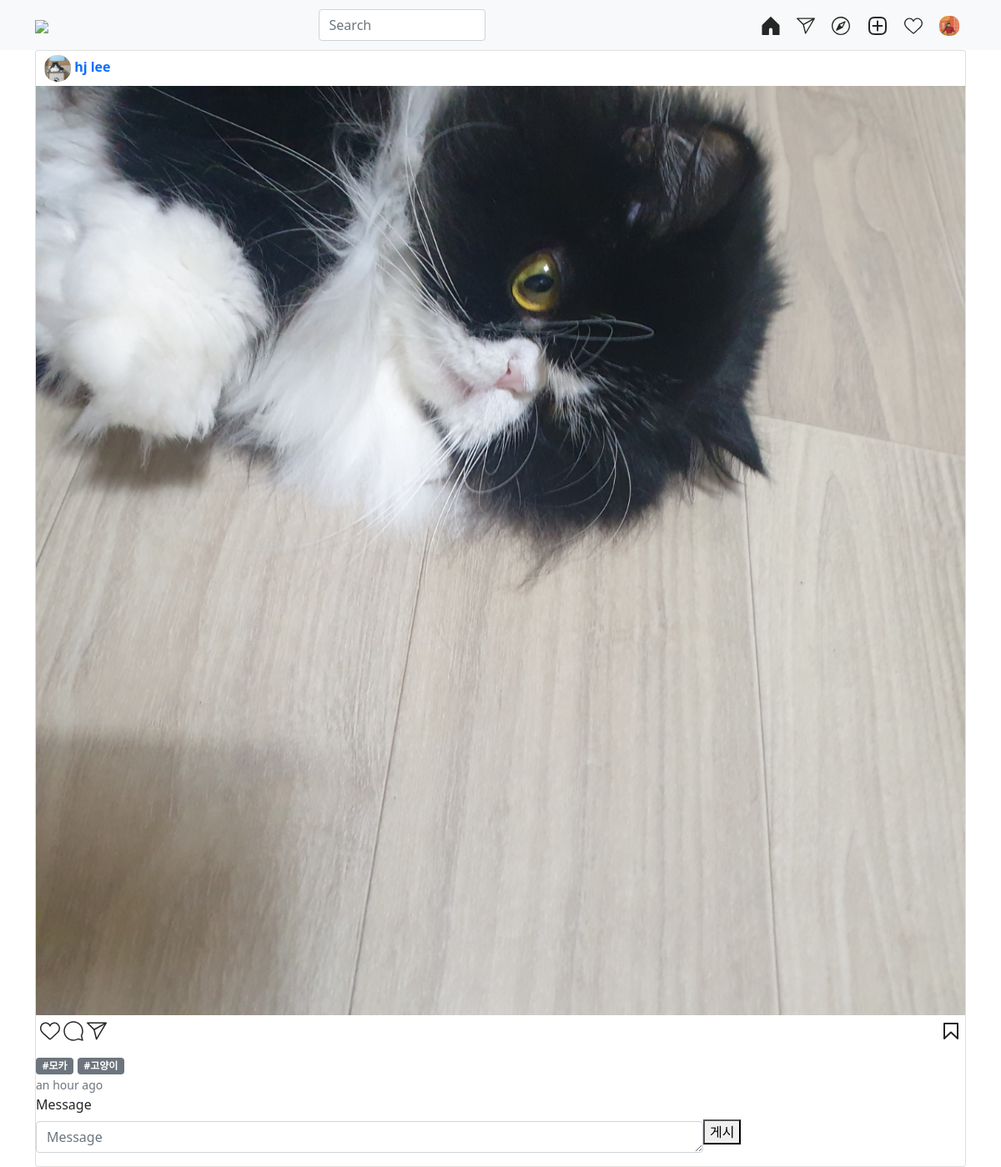
Page /instagram/post/2 (signed in) on the committed database.
### accounts/models.py (models this page shows)
class User(AbstractUser):
    class GenderChoices(models.TextChoices):
        MALE = "M", "Male" # DB에 저장되는 값, 실제 값
        FEMAle = "F", "Female"
    follow_set = models.ManyToManyField("self", blank=True)
    following_set = models.ManyToManyField("self", blank=True)
    website_url = models.URLField(blank=True)
    bio = models.TextField(blank=True)
    phone_number = models.CharField(max_length=13, blank=True, validators=[RegexValidator(r"^010-?([0-9]{3,4})-?([0-9]{4})$")])
    gender = models.CharField(max_length=2, blank=True, choices=GenderChoices.choices)
    avatar = models.ImageField(blank=True, upload_to="accounts/avatar/%y%m%d") # 파일 업로드한 연/월/일 별로 폴더만들어서 저장
    @property
    def name(self):
        return f"{self.first_name} {self.last_name}"
    @property
    def avatar_url(self):
        if self.avatar:
            return self.avatar.url
        else:
            return resolve_url("pydenticon_image", self.username)

### instagram/models.py (models this page shows, shortened)
class Post(models.Model):
    author = models.ForeignKey(settings.AUTH_USER_MODEL, on_delete=models.CASCADE, related_name='mypost_set')
    photo = models.ImageField(upload_to="instagram/post/%Y/%m/%d")
    caption = models.CharField(max_length=500)
    tag_set = models.ManyToManyField('Tag',blank=True)
    location = models.CharField(max_length=50)
    created_at = models.DateTimeField(auto_now_add=True)
    updated_at = models.DateTimeField(auto_now=True)
    like_user_set = models.ManyToManyField(settings.AUTH_USER_MODEL, blank=True, related_name='like_post_set')
    def get_absolute_url(self):
        return reverse("instagram:post_detail", args=[self.pk])
    def is_like_user(self, user):
        return self.like_user_set.filter(pk=user.pk).exists()
    class Meta:
        ordering = ['-id']

class Tag(models.Model):
    name = models.CharField(max_length=30, unique=True)

### instagram/views.py (the view)
# urls.py: path('post/<int:pk>', views.post_detail, name='post_detail'),
def post_detail(request, pk):
    post = get_object_or_404(Post, pk=pk)
    comment_form = CommentForm()
    return render(request, "instagram/post_detail.html", {
        "post": post,
        "comment_form": comment_form,
    })

### instagram/forms.py
class CommentForm(forms.ModelForm):
    class Meta:
        model = Comment
        fields = ["message"]
        widgets = {
            "message": forms.Textarea(attrs={"rows": 1}),
        }

### instagram/templatetags/instagram_tags.py (called while the page is built)
@register.filter
def is_like_user(post, user):
    return post.is_like_user(user)

### instagram/templates/instagram/post_detail.html
{% extends 'instagram/layout.html' %}
{% load bootstrap4 %}
{% block content %}
    <div class="container">
        <div class="row">
            <div class="col-sm-12">
                {% include "instagram/_post_card.html" %}
            </div>
        </div>
    </div>
{% endblock %}

### dinstagram/templates/layout.html (shortened to what this page needs)
{% load static %}
<!DOCTYPE html>
<html lang="en">
<head>
    <link rel="stylesheet" href="{% static 'bootstrap-5.1.3-dist/css/bootstrap.min.css' %}"/>
    <link rel="stylesheet" href="//pro.fontawesome.com/releases/v5.10.0/css/all.css"/>
</head>
<body>
<nav class="navbar navbar-expand-lg navbar-light bg-light" style="width: 100%;height: 60px;">
    <div class="container">
        <a href="{% url 'instagram:index' %}">
        <img style="height: 30px; object-fit: contain"
             src="https://www.instagram.com/static/images/web/mobile_nav_type_logo-2x.png/1b47f9d0e595.png">
        </a>
    <input class="form-control" style="width: 200px" type="search" placeholder="Search" aria-label="Search">
    <div>
        <a class="p-2 text-dark text-decoration-none" href="{% url 'instagram:index' %}">
        </a>
        <a class="p-2 text-dark text-decoration-none" href="{% url 'instagram:index' %}">
        </a>
        <a class="p-2 text-dark text-decoration-none" href="{% url 'instagram:index' %}">
        </a>
        <a class="p-2 text-dark text-decoration-none" href="{% url 'instagram:post_new' %}">
        </a>
        <a class="p-2 text-dark text-decoration-none" href="{% url 'instagram:user_page' user %}">
        </a>
        <a class="p-2 text-dark text-decoration-none" href="{% url 'profile_edit' %}">
            <img src="{{ user.avatar_url }}" style="width:24px; height:24px; border-radius: 10px;"/>
        </a>
    </div>
  </div>
</nav>
{% block content %}
{% endblock %}
</body>
</html>

### instagram/templates/instagram/_post_card.html (shortened to what this page needs)
{% load bootstrap4 humanize instagram_tags %}
<div class="card">
    <div class="feed_name_txt">
        <img src="{{ post.author.avatar_url }}" alt="" style="width: 32px; height:32px; border-radius: 15px;">
        <a href="{% url 'instagram:user_page' post.author.username %}" class="text-decoration-none">
            {{ post.author.name }}
        </a>
    </div>
    <div class="feed_img">
        <img src="{{ post.photo.url }}" alt="" style="width:100%;" />
        <div class="feed_icon">
            <div>
            {% if post|is_like_user:user %}
                <a href="{% url 'instagram:post_unlike' post.pk %}" style="color: inherit;" class="text-decoration-none">
                    <svg aria-label="좋아요 취소" class="_8-yf5 " color="#ed4956" fill="#ed4956" height="24" role="img" viewBox="0 0 48 48" width="24"><path d="M34.6 3.1c-4.5 0-7.9 1.8-10.6 5.6-2.7-3.7-6.1-5.5-10.6-5.5C6 3.1 0 9.6 0 17.6c0 7.3 5.4 12 10.6 16.5.6.5 1.3 1.1 1.9 1.7l2.3 2c4.4 3.9 6.6 5.9 7.6 6.5.5.3 1.1.5 1.6.5s1.1-.2 1.6-.5c1-.6 2.8-2.2 7.8-6.8l2-1.8c.7-.6 1.3-1.2 2-1.7C42.7 29.6 48 25 48 17.6c0-8-6-14.5-13.4-14.5z"></path></svg>
                </a>
            {% else %}
                <a href="{% url 'instagram:post_like' post.pk %} " style="color: inherit;" class="text-decoration-none">
                </a>
            {% endif %}
            <a href="{% url 'instagram:comment_new' post.pk %}" class="text-decoration-none">
            </a>
            <a href="#">
            </a>
            </div>
            <div>
                <a href="#">
                    <svg aria-label="저장" class="_8-yf5 " color="#262626" fill="#262626" height="24" role="img" viewBox="0 0 24 24" width="24"><polygon fill="none" points="20 21 12 13.44 4 21 4 3 20 3 20 21" stroke="currentColor" stroke-linecap="round" stroke-linejoin="round" stroke-width="2"></polygon></svg>
                </a>
            </div>
        </div>
        <div>
            {% for tag in post.tag_set.all %}
                <span class="badge bg-secondary" >
                    #{{ tag.name }}
                </span>
            {% endfor %}
        </div>
        <div>
            <a href="{{ post.get_absolute_url }}" class="text-muted text-decoration-none">
                <small class="text-muted">
                    {{ post.created_at|naturaltime }}
                </small>
            </a>
        </div>
    </div>
    <div style="display: inline-flex;">
        <form id="post-{{ post.pk }}-comment-form" action="{% url 'instagram:comment_new' post.pk %}" method="POST">
            <div>
                <div style="width:800px;">
                    {% bootstrap_form comment_form %}
                </div>
            </div>
        </form>
        <div style="text-align: right; margin-top:30px">
            <button>게시</button>
        </div>
    </div>
</div>

### instagram/templates/instagram/_post_card.html (style rules this page uses)
.feed_icon { padding: 5px 5px 0px 5px; display: flex; justify-content: space-between; }
span { padding-right: 5px; }
.feed_name_txt { font-size: 16px; padding: 5px 10px; font-weight: bold; }
.feed_img { width: 100%; object-fit: contain; }

### rows in the picture
User: avatar_url (picture)
Post: author.avatar_url (picture), author.name "hj lee", photo (picture), created_at "an hour ago"
Tag: name "모카"
Tag: name "고양이"
